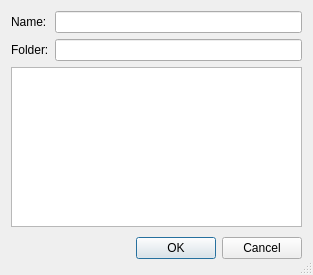
<?xml version="1.0" encoding="UTF-8"?>
<ui version="4.0">
 <class>AddFavouritesDialog</class>
 <widget class="QDialog" name="AddFavouritesDialog">
  <property name="geometry">
   <rect>
    <x>0</x>
    <y>0</y>
    <width>313</width>
    <height>275</height>
   </rect>
  </property>
  <property name="windowTitle">
   <string>Add to Favourites</string>
  </property>
  <property name="sizeGripEnabled">
   <bool>true</bool>
  </property>
  <layout class="QVBoxLayout" name="verticalLayout">
   <item>
    <layout class="QFormLayout" name="formLayout">
     <item row="0" column="0">
      <widget class="QLabel" name="nameLabel">
       <property name="text">
        <string>Name:</string>
       </property>
      </widget>
     </item>
     <item row="0" column="1">
      <widget class="QLineEdit" name="nameLineEdit"/>
     </item>
     <item row="1" column="0">
      <widget class="QLabel" name="folderLabel">
       <property name="text">
        <string>Folder:</string>
       </property>
      </widget>
     </item>
     <item row="1" column="1">
      <widget class="QLineEdit" name="folderLineEdit"/>
     </item>
    </layout>
   </item>
   <item>
    <widget class="QListWidget" name="folderListWidget">
     <property name="sortingEnabled">
      <bool>true</bool>
     </property>
    </widget>
   </item>
   <item>
    <layout class="QHBoxLayout">
     <property name="spacing">
      <number>6</number>
     </property>
     <property name="leftMargin">
      <number>0</number>
     </property>
     <property name="topMargin">
      <number>0</number>
     </property>
     <property name="rightMargin">
      <number>0</number>
     </property>
     <property name="bottomMargin">
      <number>0</number>
     </property>
     <item>
      <spacer>
       <property name="orientation">
        <enum>Qt::Horizontal</enum>
       </property>
       <property name="sizeHint" stdset="0">
        <size>
         <width>131</width>
         <height>31</height>
        </size>
       </property>
      </spacer>
     </item>
     <item>
      <widget class="QPushButton" name="okButton">
       <property name="text">
        <string>OK</string>
       </property>
      </widget>
     </item>
     <item>
      <widget class="QPushButton" name="cancelButton">
       <property name="text">
        <string>Cancel</string>
       </property>
      </widget>
     </item>
    </layout>
   </item>
  </layout>
 </widget>
 <resources/>
 <connections>
  <connection>
   <sender>okButton</sender>
   <signal>clicked()</signal>
   <receiver>AddFavouritesDialog</receiver>
   <slot>accept()</slot>
   <hints>
    <hint type="sourcelabel">
     <x>278</x>
     <y>253</y>
    </hint>
    <hint type="destinationlabel">
     <x>96</x>
     <y>254</y>
    </hint>
   </hints>
  </connection>
  <connection>
   <sender>cancelButton</sender>
   <signal>clicked()</signal>
   <receiver>AddFavouritesDialog</receiver>
   <slot>reject()</slot>
   <hints>
    <hint type="sourcelabel">
     <x>369</x>
     <y>253</y>
    </hint>
    <hint type="destinationlabel">
     <x>179</x>
     <y>282</y>
    </hint>
   </hints>
  </connection>
  <connection>
   <sender>folderListWidget</sender>
   <signal>currentTextChanged(QString)</signal>
   <receiver>folderLineEdit</receiver>
   <slot>setText(QString)</slot>
   <hints>
    <hint type="sourcelabel">
     <x>156</x>
     <y>144</y>
    </hint>
    <hint type="destinationlabel">
     <x>176</x>
     <y>45</y>
    </hint>
   </hints>
  </connection>
  <connection>
   <sender>folderLineEdit</sender>
   <signal>textChanged(QString)</signal>
   <receiver>folderListWidget</receiver>
   <slot>clearSelection()</slot>
   <hints>
    <hint type="sourcelabel">
     <x>176</x>
     <y>45</y>
    </hint>
    <hint type="destinationlabel">
     <x>156</x>
     <y>144</y>
    </hint>
   </hints>
  </connection>
 </connections>
</ui>
